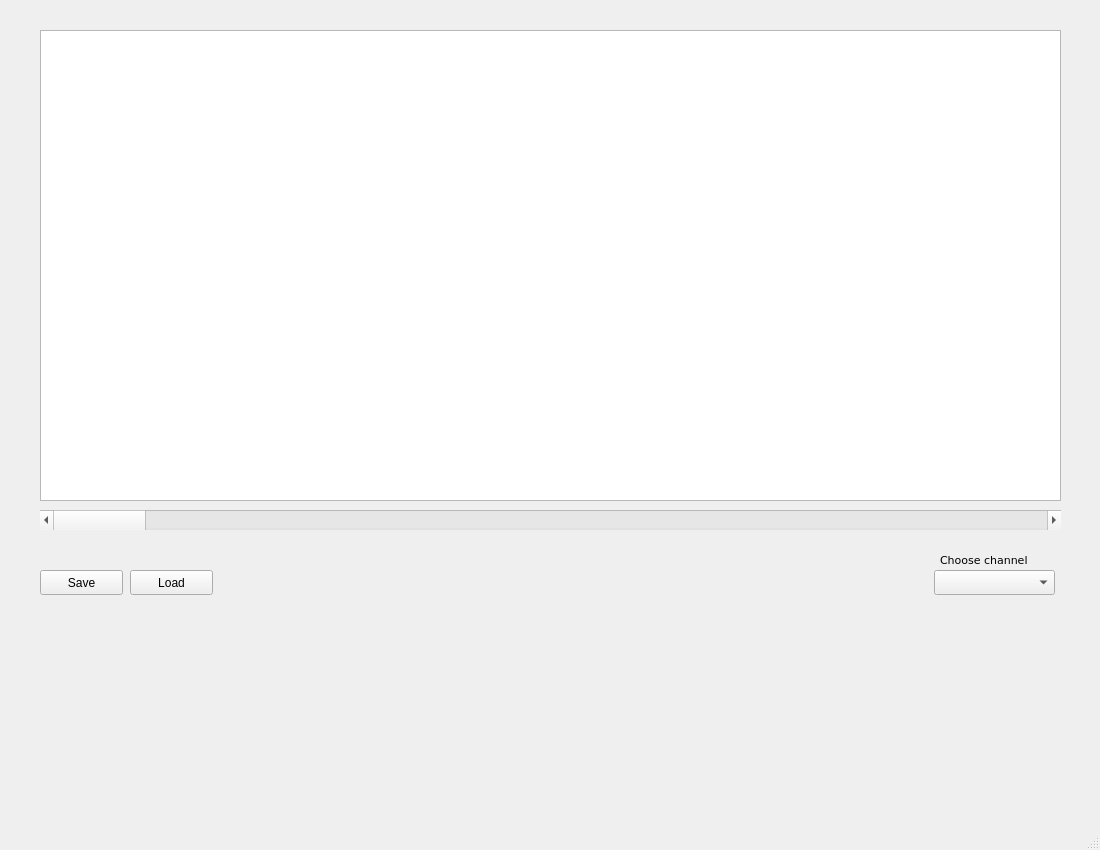
<?xml version="1.0" encoding="UTF-8"?>
<ui version="4.0">
 <class>MainWindow</class>
 <widget class="QMainWindow" name="MainWindow">
  <property name="geometry">
   <rect>
    <x>0</x>
    <y>0</y>
    <width>1100</width>
    <height>850</height>
   </rect>
  </property>
  <property name="windowTitle">
   <string>MainWindow</string>
  </property>
  <widget class="QWidget" name="centralwidget">
   <widget class="PlotWidget" name="graphicsView">
    <property name="geometry">
     <rect>
      <x>40</x>
      <y>30</y>
      <width>1021</width>
      <height>471</height>
     </rect>
    </property>
   </widget>
   <widget class="QScrollBar" name="horizontalScrollBar">
    <property name="geometry">
     <rect>
      <x>40</x>
      <y>510</y>
      <width>1021</width>
      <height>20</height>
     </rect>
    </property>
    <property name="orientation">
     <enum>Qt::Horizontal</enum>
    </property>
   </widget>
   <widget class="QComboBox" name="comboBox">
    <property name="geometry">
     <rect>
      <x>934</x>
      <y>570</y>
      <width>121</width>
      <height>25</height>
     </rect>
    </property>
   </widget>
   <widget class="QLabel" name="label">
    <property name="geometry">
     <rect>
      <x>940</x>
      <y>550</y>
      <width>111</width>
      <height>20</height>
     </rect>
    </property>
    <property name="font">
     <font>
      <family>DejaVu Sans</family>
      <pointsize>8</pointsize>
     </font>
    </property>
    <property name="text">
     <string>Choose channel</string>
    </property>
   </widget>
   <widget class="QPushButton" name="pushButton">
    <property name="geometry">
     <rect>
      <x>40</x>
      <y>570</y>
      <width>83</width>
      <height>25</height>
     </rect>
    </property>
    <property name="text">
     <string>Save</string>
    </property>
   </widget>
   <widget class="QPushButton" name="pushButton_2">
    <property name="geometry">
     <rect>
      <x>130</x>
      <y>570</y>
      <width>83</width>
      <height>25</height>
     </rect>
    </property>
    <property name="text">
     <string>Load</string>
    </property>
   </widget>
  </widget>
  <widget class="QMenuBar" name="menubar">
   <property name="geometry">
    <rect>
     <x>0</x>
     <y>0</y>
     <width>1100</width>
     <height>22</height>
    </rect>
   </property>
  </widget>
  <widget class="QStatusBar" name="statusbar"/>
 </widget>
 <customwidgets>
  <customwidget>
   <class>PlotWidget</class>
   <extends>QGraphicsView</extends>
   <header>pyqtgraph</header>
  </customwidget>
 </customwidgets>
 <resources/>
 <connections/>
</ui>
